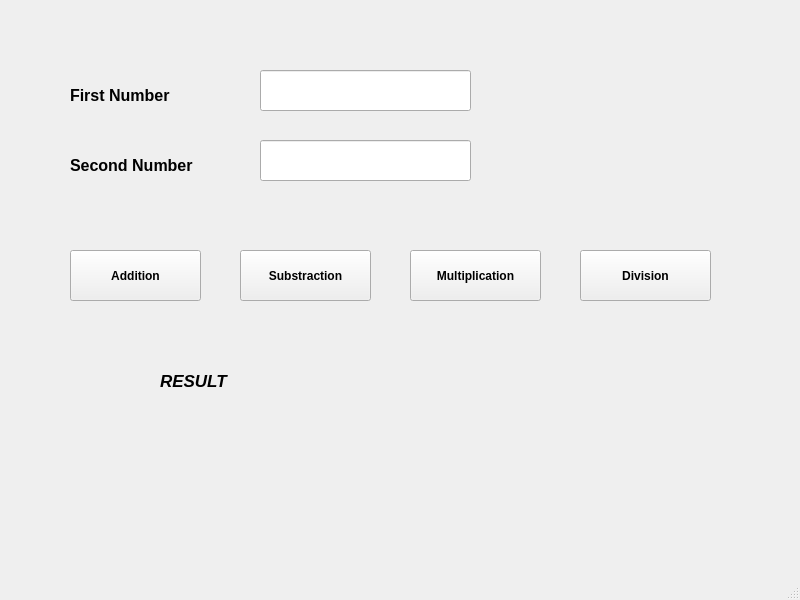
<?xml version="1.0" encoding="UTF-8"?>
<ui version="4.0">
 <class>MainWindow</class>
 <widget class="QMainWindow" name="MainWindow">
  <property name="geometry">
   <rect>
    <x>0</x>
    <y>0</y>
    <width>800</width>
    <height>600</height>
   </rect>
  </property>
  <property name="windowTitle">
   <string>MainWindow</string>
  </property>
  <widget class="QWidget" name="centralwidget">
   <widget class="QLabel" name="label">
    <property name="geometry">
     <rect>
      <x>70</x>
      <y>80</y>
      <width>161</width>
      <height>31</height>
     </rect>
    </property>
    <property name="font">
     <font>
      <pointsize>12</pointsize>
      <weight>75</weight>
      <bold>true</bold>
     </font>
    </property>
    <property name="text">
     <string>First Number</string>
    </property>
   </widget>
   <widget class="QLabel" name="label_2">
    <property name="geometry">
     <rect>
      <x>70</x>
      <y>150</y>
      <width>161</width>
      <height>31</height>
     </rect>
    </property>
    <property name="font">
     <font>
      <pointsize>12</pointsize>
      <weight>75</weight>
      <bold>true</bold>
     </font>
    </property>
    <property name="text">
     <string>Second Number</string>
    </property>
   </widget>
   <widget class="QLineEdit" name="Number1">
    <property name="geometry">
     <rect>
      <x>260</x>
      <y>70</y>
      <width>211</width>
      <height>41</height>
     </rect>
    </property>
   </widget>
   <widget class="QLineEdit" name="Number2">
    <property name="geometry">
     <rect>
      <x>260</x>
      <y>140</y>
      <width>211</width>
      <height>41</height>
     </rect>
    </property>
   </widget>
   <widget class="QPushButton" name="Addition">
    <property name="geometry">
     <rect>
      <x>70</x>
      <y>250</y>
      <width>131</width>
      <height>51</height>
     </rect>
    </property>
    <property name="font">
     <font>
      <pointsize>9</pointsize>
      <weight>75</weight>
      <bold>true</bold>
     </font>
    </property>
    <property name="text">
     <string>Addition</string>
    </property>
   </widget>
   <widget class="QPushButton" name="Substraction">
    <property name="geometry">
     <rect>
      <x>240</x>
      <y>250</y>
      <width>131</width>
      <height>51</height>
     </rect>
    </property>
    <property name="font">
     <font>
      <pointsize>9</pointsize>
      <weight>75</weight>
      <bold>true</bold>
     </font>
    </property>
    <property name="text">
     <string>Substraction</string>
    </property>
   </widget>
   <widget class="QPushButton" name="Multiplication">
    <property name="geometry">
     <rect>
      <x>410</x>
      <y>250</y>
      <width>131</width>
      <height>51</height>
     </rect>
    </property>
    <property name="font">
     <font>
      <pointsize>9</pointsize>
      <weight>75</weight>
      <bold>true</bold>
     </font>
    </property>
    <property name="text">
     <string>Multiplication</string>
    </property>
   </widget>
   <widget class="QPushButton" name="Division">
    <property name="geometry">
     <rect>
      <x>580</x>
      <y>250</y>
      <width>131</width>
      <height>51</height>
     </rect>
    </property>
    <property name="font">
     <font>
      <pointsize>9</pointsize>
      <weight>75</weight>
      <bold>true</bold>
     </font>
    </property>
    <property name="text">
     <string>Division</string>
    </property>
   </widget>
   <widget class="QLabel" name="label_3">
    <property name="geometry">
     <rect>
      <x>120</x>
      <y>360</y>
      <width>351</width>
      <height>41</height>
     </rect>
    </property>
    <property name="font">
     <font>
      <pointsize>13</pointsize>
      <weight>75</weight>
      <italic>true</italic>
      <bold>true</bold>
     </font>
    </property>
    <property name="text">
     <string>RESULT</string>
    </property>
    <property name="indent">
     <number>40</number>
    </property>
   </widget>
  </widget>
  <widget class="QMenuBar" name="menubar">
   <property name="geometry">
    <rect>
     <x>0</x>
     <y>0</y>
     <width>800</width>
     <height>26</height>
    </rect>
   </property>
  </widget>
  <widget class="QStatusBar" name="statusbar"/>
 </widget>
 <resources/>
 <connections/>
</ui>
